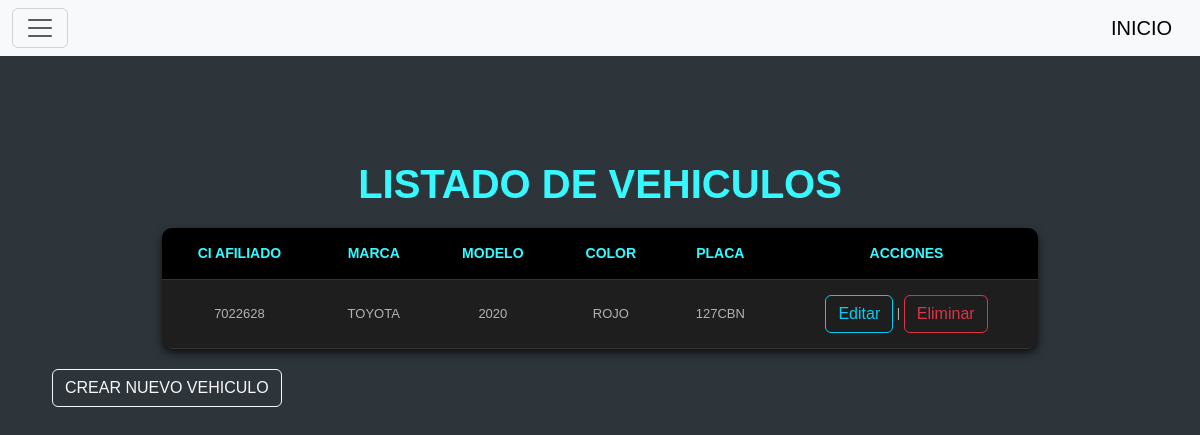
The page /vehiculos on the database as committed earlier.
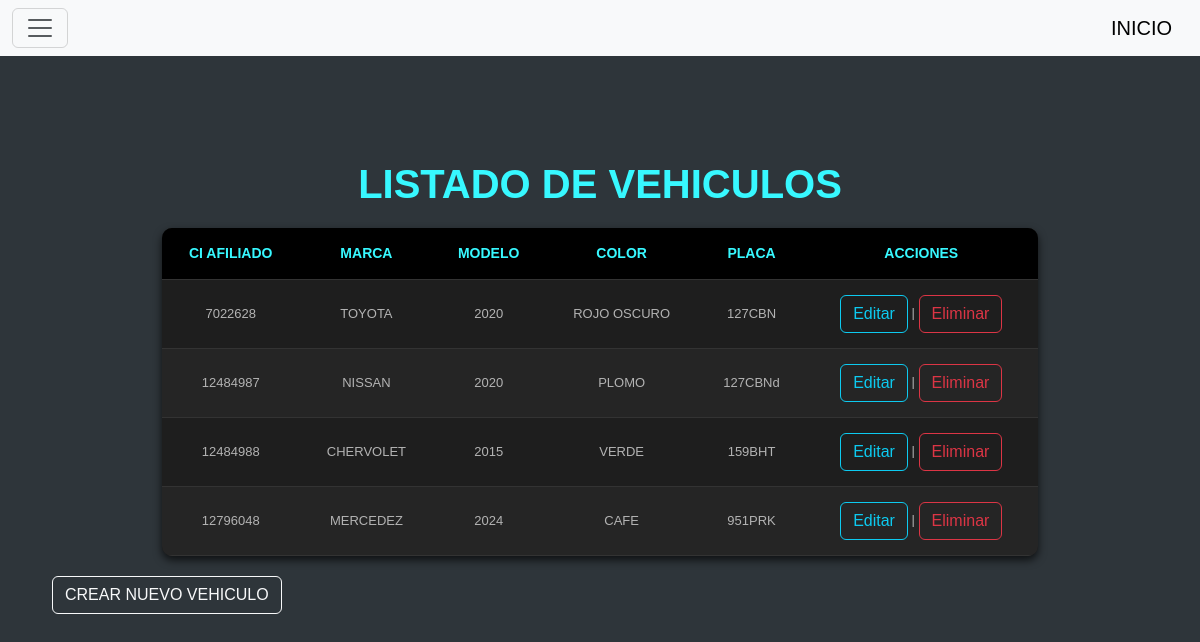
The same page on the database as committed later.
### tables this page shows
CREATE TABLE vehiculo (
            id INTEGER PRIMARY KEY AUTOINCREMENT,
            ci_afiliado INT,
            marca TEXT NOT NULL,
            modelo TEXT NOT NULL,
            color TEXT NOT NULL,
            numero_chasis TEXT UNIQUE NOT NULL,
            placa TEXT UNIQUE NOT NULL,
            observaciones TEXT,
            FOREIGN KEY (ci_afiliado) REFERENCES afiliado(ci)
        );

### blueprints/vehiculos/__init__.py (the view)
@vehiculos_bp.route("/vehiculos")
def index():
    conn = sqlite3.connect("star_service.db")
    conn.row_factory = sqlite3.Row
    cursor = conn.cursor()
    cursor.execute("SELECT * FROM vehiculo")
    vehiculos = cursor.fetchall()
    conn.close()
    return render_template('index_vehiculo.html',vehiculos=vehiculos)

### blueprints/vehiculos/templates/index_vehiculo.html (shortened to what this page needs)
{% include 'header.html' %}
<div class="container mt-5">
    <h1 class="fw-bold">LISTADO DE VEHICULOS</h1>
    <table class="tabla-gris">
        <thead>
            <tr>
                <th>CI Afiliado</th>
                <th>Marca</th>
                <th>Modelo</th>
                <th>Color</th>
                <th>Placa</th>
                <th>Acciones</th>
            </tr>
        </thead>
        <tbody>
            {% for vehiculo in vehiculos %}
            <tr>
                <td>{{ vehiculo['ci_afiliado'] }}</td>
                <td>{{ vehiculo['marca'] }}</td>
                <td>{{ vehiculo['modelo'] }}</td>
                <td>{{ vehiculo['color'] }}</td>
                <td>{{ vehiculo['placa'] }}</td>
                <td>
                    <a href="{{ url_for('vehiculos.editar', id=vehiculo['id']) }}" class="btn btn-outline-info">Editar</a> |
                    <a href="{{ url_for('vehiculos.eliminar', id=vehiculo['id']) }}" onclick="return confirm('¿Estás seguro?')" class="btn btn-outline-danger">Eliminar</a>
                </td>
            </tr>
            {% endfor %}
        </tbody>
    </table>
    <a href="{{ url_for('vehiculos.crear') }}" class="btn btn-outline-light">CREAR NUEVO VEHICULO</a>
</div>
{% include 'footer.html' %}

Rows that differ between the two databases and show on the page:
changed vehiculo "TOYOTA": color "ROJO" → "ROJO OSCURO"
added vehiculo: ci_afiliado "12484987", marca "NISSAN", modelo "2020", color "PLOMO", placa "127CBNd"
added vehiculo: ci_afiliado "12484988", marca "CHERVOLET", modelo "2015", color "VERDE", placa "159BHT"
added vehiculo: ci_afiliado "12796048", marca "MERCEDEZ", modelo "2024", color "CAFE", placa "951PRK"
